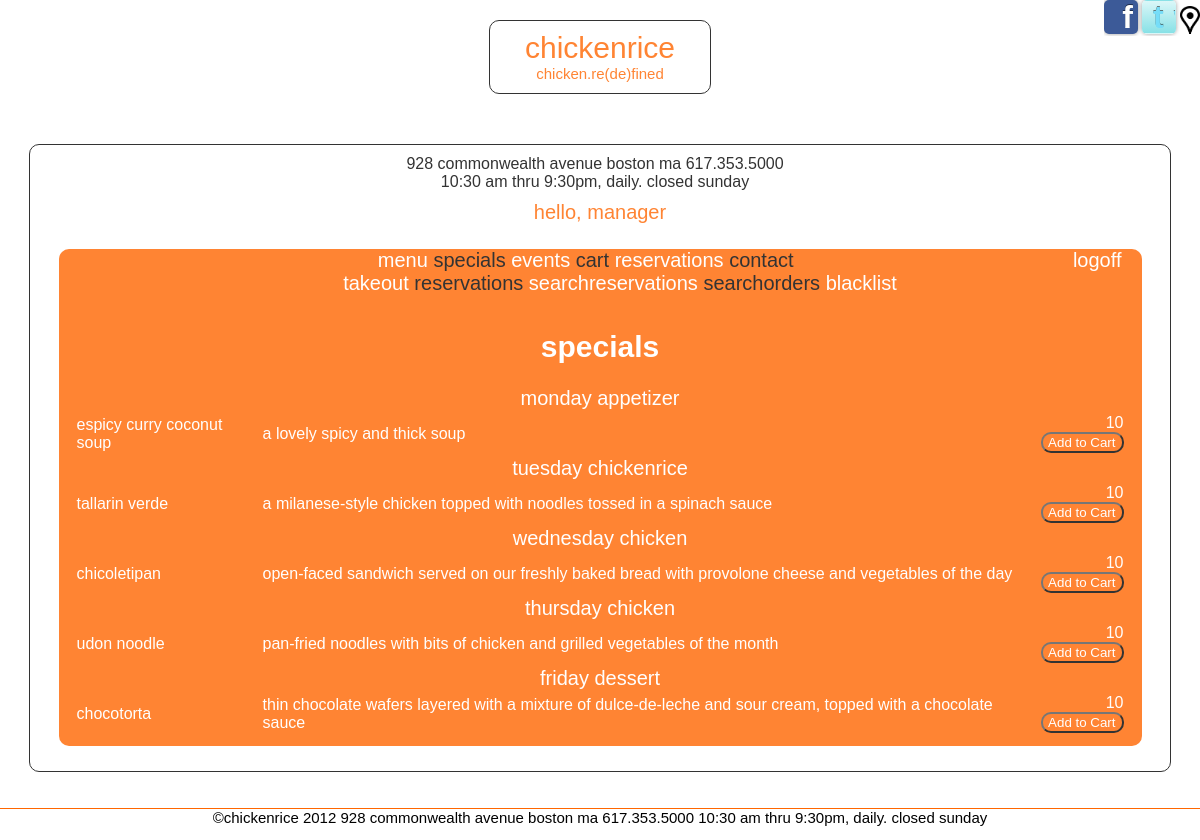
The app's page /specials/index.php (signed in) with its own data.
### tables this page shows
CREATE TABLE IF NOT EXISTS `menu` (
  `id` int(10) NOT NULL AUTO_INCREMENT,
  `menuType` int(10) NOT NULL,
  `foodItem` int(10) NOT NULL,
  `price` int(5) NOT NULL,
  `cost` int(5) NOT NULL,
  `specialDay` varchar(1) NULL,
  PRIMARY KEY (`id`),
  KEY `menuType` (`menuType`),
  KEY `foodItem` (`foodItem`)
);

CREATE TABLE IF NOT EXISTS `menutype` (
  `id` int(10) NOT NULL AUTO_INCREMENT,
  `name` varchar(25) NOT NULL,
  PRIMARY KEY (`id`)
);

CREATE TABLE IF NOT EXISTS `food` (
  `id` int(10) NOT NULL AUTO_INCREMENT,
  `name` varchar(25) NOT NULL,
  `description` varchar(255) NOT NULL,
  `isVegetarian` varchar(1) NOT NULL DEFAULT 'N',
  `imageName` varchar(255) NULL,
  PRIMARY KEY (`id`)
);

### model/database.php (called while the page is built, shortened)
<?php
class Database {
    private static $dsn = 'mysql:host=localhost;dbname=chickenrice';
    private static $username = 'chickenrice';
    private static $password = 'password';
    private static $db;
    public static function getDB () {
        if (!isset(self::$db)) {
            try {
                self::$db = new PDO(self::$dsn,
                                     self::$username,
                                     self::$password);
            } catch (PDOException $e) {
                $error_message = $e->getMessage();
                include('../errors/database_error.php');
                exit();
            }
        }
        return self::$db;
    }
}
?>

### model/menu.php (called while the page is built, shortened)
<?php
class Menu{
	private $menuType;
	private $foodName;
	private $description;
	private $price;
	private $specialDay;
	public function getMenuType(){
		return $this->menuType;
	}
	public function getFoodName(){
		return $this->foodName;
	}
	public function getDescription(){
		return $this->description;
	}
	public function getPrice(){
		return $this->price;
	}
	public function getSpecialDay(){
		return $this->specialDay;
	}
	public static function getSpecials($db) {
		$sql="SELECT
				m.id as menuId,
				t.name as menuType,
				f.name as foodName,
				f.description as description,
				f.isVegetarian as vegetarian,
				m.price as price,
				m.specialDay as specialday,
				f.imageName as image
				FROM `menu` m JOIN `menutype` t ON m.menuType=t.id
									JOIN `food` f ON m.foodItem=f.id
				WHERE m.specialDay <>''";
		$statement= $db->prepare($sql);
		$statement->execute();
		$rows = $statement->fetchAll();
		$menu = array();
		foreach ($rows as $row) {
			$d = new Menu($db);
			$d->init($row);
			array_push($menu,$d);
		}
		return $menu;
	}
	private function init($row){
		$this->menuType = $row['menuType'];
		$this->foodName = $row['foodName'];
		$this->description = $row['description'];
		$this->price = $row['price'];
		$this->specialDay = $row['specialday'];
	}
}
?>

### specials/specials.php (the view, shortened to what this page needs)
<?php
include('../include/header.php');
include('../include/body.php');
?>
<h1>specials</h1>
<table>
<?php
	$specialDayMap['M']='monday';
	$specialDayMap['T']='tuesday';
	$specialDayMap['W']='wednesday';
	$specialDayMap['R']='thursday';
	$specialDayMap['F']='friday';
	$specialDayMap['S']='saturday';
	foreach($menu as $menuItem){
			$previousType=$menuItem->getMenuType();
			$specialDay=$specialDayMap[$menuItem->getSpecialDay()];
			echo "<tr><td colspan=\"3\" class=\"menuheader\">$specialDay $previousType</td></tr>";
		$foodName=$menuItem->getFoodName();
		$desc=$menuItem->getDescription();
		$price=$menuItem->getPrice();
		echo "<tr><td class=\"menuitem\">$foodName</td>";
		echo "<td class=\"menudesc\">$desc</td>";
		echo "<td class=\"menuprice\">$price<br> <form name=\"addtocart\" method=\"POST\" action=\"../controller/addtocart.php\"><input type=\"submit\" value=\"Add to Cart\">";
		echo "  </form></td></tr>";
	}
?>
</table>
<?php include('../include/footer.php'); ?>

### css/styles.css (style rules this page uses)
* { font-family: Arial, sans-serif; color: #FFFFFF; }
html { height: 100%; }
body { background-color: #000000; margin: 0; height: 100%; min-height: 100%; padding-bottom: 18px; scrollbar-base-color: #FF6600; scrollbar-arrow-color: #FF6600; scrollbar-DarkShadow-Color: #FF6600; background: url("img/bg/bg-01.jpg") no-repeat fixed center center; filter: progid:DXImageTransform.Microsoft.AlphaImageLoader(src="img/bg/bg-01.jpg", sizingMethod="scale" ); -webkit-background-size: cover; -moz-background-size: cover; -o-background-size: cover; background-size: cover; scrollbar-arrow-color: #FF6600; scrollbar-DarkShadow-Color: #FF6600; }
h1 { font-size: 30px; }
h1,h2,h3 { clear: both; text-align: center; }
input { background-color: #FF6600; color: #FFFFFF; padding-left: 5px; }
table { margin-left: auto; margin-right: auto; }
select,input,#innerframe,#outerframe,#logo,textarea { -webkit-border-radius: 10px; -moz-border-radius: 10px; -khtml-border-radius: 10px; border-radius: 10px; }
.menuheader { text-align: center; font-size: 20px; margin-bottom: 20px; margin-top: 20px; }
.menuprice,.totalprice { text-align: right; color: #FFFFFF; width: 100px; }

### records on screen
menu: specialDay "monday", menuType.name "appetizer", foodItem.name "espicy curry coconut soup", foodItem.description "a lovely spicy and thick soup", price "10"
menu: specialDay "tuesday", menuType.name "chickenrice", foodItem.name "tallarin verde", foodItem.description "a milanese-style chicken topped with noodles tossed in a spinach sauce", price "10"
menu: specialDay "wednesday", menuType.name "chicken", foodItem.name "chicoletipan", foodItem.description "open-faced sandwich served on our freshly baked bread with provolone cheese and vegetables of the day", price "10"
menu: specialDay "thursday", menuType.name "chicken", foodItem.name "udon noodle", foodItem.description "pan-fried noodles with bits of chicken and grilled vegetables of the month", price "10"
menu: specialDay "friday", menuType.name "dessert", foodItem.name "chocotorta", foodItem.description "thin chocolate wafers layered with a mixture of dulce-de-leche and sour cream, topped with a chocolate sauce", price "10"

### other values on screen
$firstName "manager"
